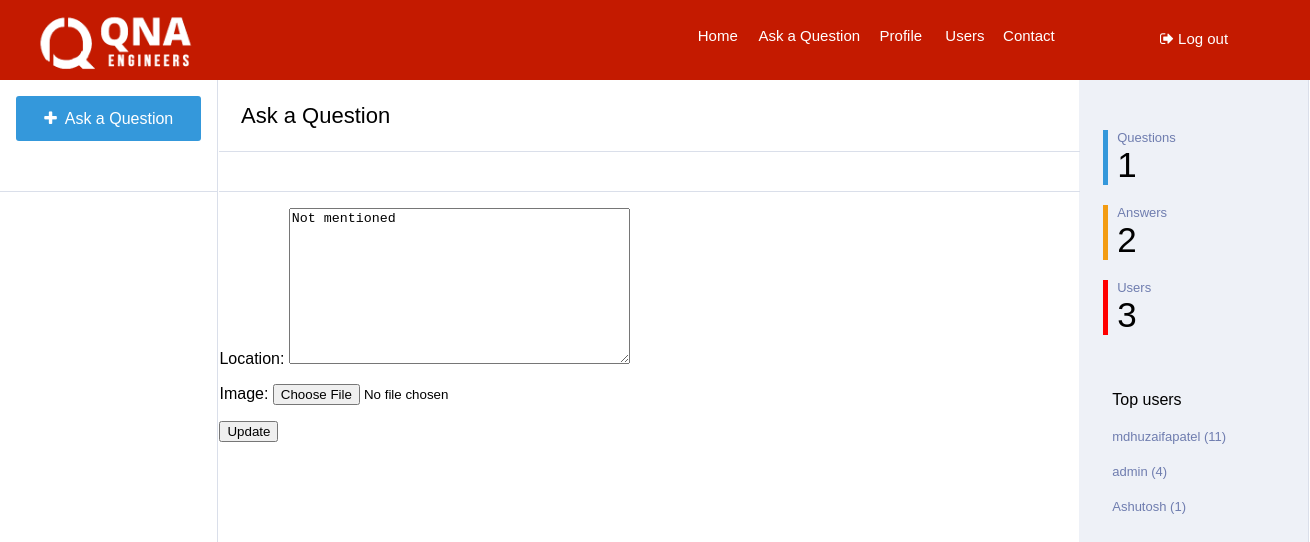
Before: /profileupdate/5/ (signed in) with the older database file.
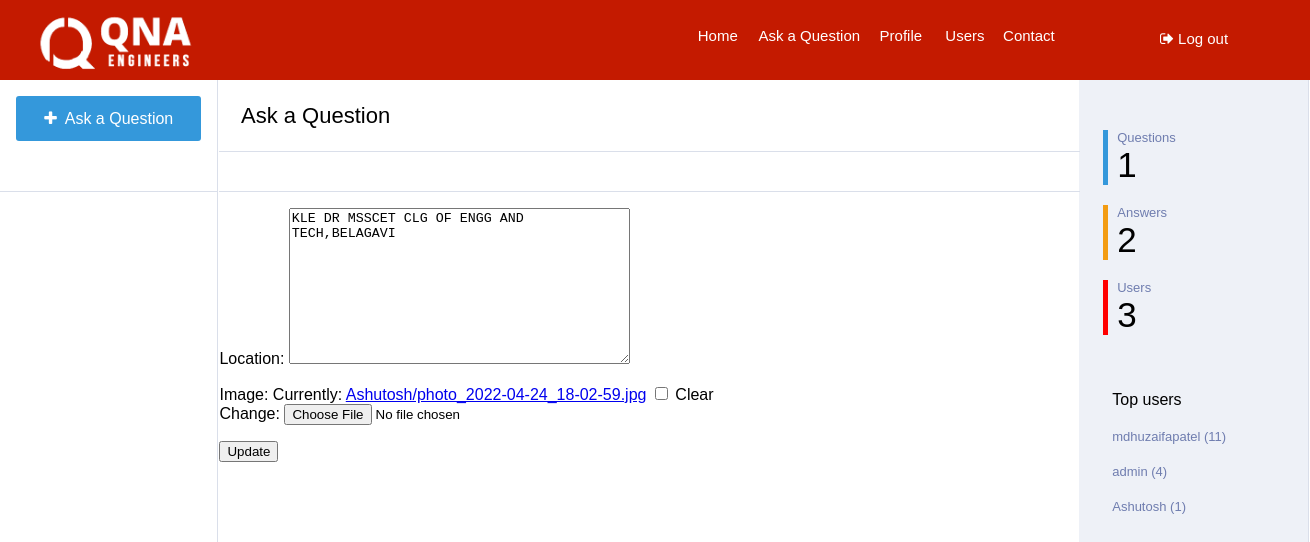
After: the same page with the newer database file.
### Main/models.py (models this page shows, shortened)
class Profile(models.Model):
    user = models.ForeignKey(settings.AUTH_USER_MODEL,
                             on_delete=models.CASCADE)
    image = models.ImageField(
        upload_to=upload_location, null=True, blank=True,)
    location = models.TextField(default="Not mentioned")
    points = models.IntegerField(default=0)
    questions = models.IntegerField(default=0)
    answers = models.IntegerField(default=0)

### Main/views.py (the view)
# urls.py: url(r'^profileupdate/(?P<id>\d+)/$', views.Update_pro,name='profile_update'),
@login_required
def Update_pro(request, id):
    top = Profile.objects.all().order_by(
        "-points")[:min(Profile.objects.count(), 5)]
    profile = get_object_or_404(Profile, id=id)
    instance = get_object_or_404(Profile, id=id)
    if request.user == instance.user:
        form = Update(request.POST or None,
                      request.FILES or None, instance=instance)
        if form.is_valid():
            instance = form.save(commit=False)
            instance.save()
            messages.success(request, "Saved")
            return HttpResponseRedirect('/')
        context = {
            "instance": instance,
            "form": form, "q": Question.objects.count(), "a": Answer.objects.count(), "u": Profile.objects.count(), "top": top,
            "profile": profile
        }
        return render(request, "update.html", context)
    else:
        messages.error(request, "User unauthorized.")
        return HttpResponseRedirect('/')

### Main/forms.py
class Update(forms.ModelForm):
	class Meta:
		model = Profile
		fields=[
			"location",
			"image",
		]

### templates/update.html (shortened to what this page needs)
{% load staticfiles %}
<html>
<head>
<link rel='stylesheet' href='{% static "css/create.css" %}'>
<link rel="stylesheet" href="https://cdnjs.cloudflare.com/ajax/libs/font-awesome/4.7.0/css/font-awesome.min.css">
</head>
<body>
	<div class="navbar">
		<div class="logo">
			<a href="{% url "home" %}">
				<img src='{% static "image/logo.png" %}' style="width: 230px; margin-top: 10px;" />
			</a>
		</div>
		<div class="search">
		</div>
		<div class="navlinks">
			<h6><a href="{% url "home" %}">Home</a></h6> <h6 style="width: 30%;"><a href="{% url "create" %}">Ask a Question</a></h6> <h6><a href="{% url "profile" id=profile.id %}">Profile</a></h6> <h6><a href="{% url "user" %}">Users</a></h6> <h6><a href="{% url "contact" %}">Contact</a></h6>
		</div>
		<div class="login" style="font-size: 15px;">
			{% if request.user.is_authenticated %}
			<p><a href="{% url "logout" %}"><i class="fa fa-sign-out" aria-hidden="true"></i> Log out</a></p>
			{% else %}
			<p><a href="{% url "login" %}"><i class="fa fa-sign-in" aria-hidden="true"></i> Log in / Register</a></p>
			{%endif %}
		</div>
	</div>
	<div class="main">
		<div class="links">
			<div id="ask-cont">
			<a href="{% url "create" %}" style="text-decoration: none;"><p class="ask"><i class="fa fa-plus" aria-hidden="true"></i>&nbsp Ask a Question</p></a>
			</div>
		</div>
		<div class="content">
			<table style="width: 100%;border-spacing: 0px;min-height: 100%;">
				<tr>
			<td style="width:100%; float: left;">
				<div class="heading">
					<div class="tab">
						<p>Ask a Question</p>
					</div>
				</div>
			<div class="welcome">
				<div class="tab">
					<p>&nbsp</p>
				</div>
			</div>
			<div id="tab1" class="tabcontent">
				<form method="POST" action="" enctype='multipart/form-data'>
				{{ form.as_p }}
				<input type="submit" value='Update' class="btn btn-success btn-lg"/>
				</form>
			</div>
		</td>
			<td class="stats" style="padding-top: 30px;vertical-align: top;">
				<div class="bor" style="border-left-color: #3498db">
					<p class="stat_q">Questions</p>
					<p class="stat_a">{{ q }}</p>
				</div>
				<div class="bor" style="border-left-color: #f39c12;">
					<p class="stat_q">Answers</p>
					<p class="stat_a">{{ a }}</p>
				</div>
				<div class="bor" style="border-left-color: red;">
					<p class="stat_q">Users</p>
					<p class="stat_a">{{ u }}</p>
				</div>
				<div class="bor" style="border:none; padding-top: 40px;">
					<p>Top users</p>
					{% for obj in top %}
					<p class="stat_q"><a  href="{% url "profile" id=obj.id %}" style="color: #6f7daf;text-decoration: none;">{{ obj.user }} ({{obj.points}})</a></p>
					{% endfor %}
				</div>
			</td>
		</tr>
	</table>
		</div>
	</div>
</body>
</html>

Changed rows visible on the page:
changed Profile "Ashutosh": location "Not mentioned" → "KLE DR MSSCET CLG OF ENGG AND TECH,BELAGAVI"
Other visible differences:
form field as_p: (not shown) → "☐"
text no longer shown: "Location: Image:"
text now shown: "Location: Image: Currently: Ashutosh/photo_2022-04-24_18-02-59.jpg Clear Change:"
